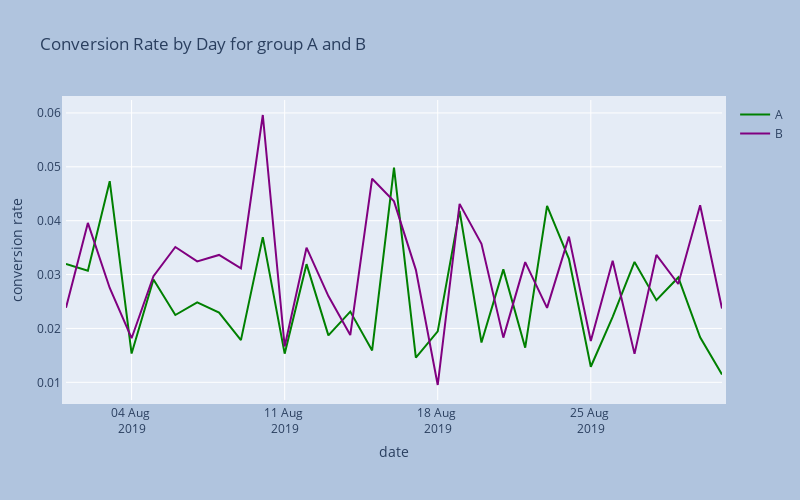

Notebook cell for this chart:
### Markdown cell above
##### 2. Plot Conversion Rate by Day for group A and B.

### Code cell
# plot daily conversion rate for groups A and B
fig = go.Figure()
fig.add_trace(go.Scatter(x = conversion_rateA['date'], 
                        y = conversion_rateA['conversionA'],
                    mode = 'lines',
                    name = 'A', line = dict(color = 'green', width = 2 )))
fig.add_trace(go.Scatter(x = conversion_rateB['date'], 
                        y = conversion_rateB['conversionB'], 
                    mode = 'lines',
                    name = 'B', line = dict(color = 'purple', width = 2 )))

fig.update_layout(autosize = False, width = 800, height = 500, margin = dict(
        l = 50, r = 50, b = 100, t = 100, pad = 4), paper_bgcolor = 'LightSteelBlue',
                  xaxis_tickformat = '%d %b <br>%Y', 
                  xaxis_title = 'date')
# Customize y-axis label
fig.update_yaxes(title_text = 'conversion rate')  # Add y-axis label
# Add title to the plot
fig.update_layout(title_text = 'Conversion Rate by Day for group A and B')
fig.update_layout(
    showlegend = True)
fig.show()

### Figure 1 — Plotly figure (JSON) as saved in the notebook; plotly's stock layout.template omitted (floating-point values rounded to 4 significant figures)
{"data": [{"line": {"color": "green", "width": 2}, "mode": "lines", "name": "A", "type": "scatter", "x": ["2019-08-01T00:00:00", "2019-08-02T00:00:00", "2019-08-03T00:00:00", "2019-08-04T00:00:00", "2019-08-05T00:00:00", "2019-08-06T00:00:00", "2019-08-07T00:00:00", "2019-08-08T00:00:00", "2019-08-09T00:00:00", "2019-08-10T00:00:00", "2019-08-11T00:00:00", "2019-08-12T00:00:00", "2019-08-13T00:00:00", "2019-08-14T00:00:00", "2019-08-15T00:00:00", "2019-08-16T00:00:00", "2019-08-17T00:00:00", "2019-08-18T00:00:00", "2019-08-19T00:00:00", "2019-08-20T00:00:00", "2019-08-21T00:00:00", "2019-08-22T00:00:00", "2019-08-23T00:00:00", "2019-08-24T00:00:00", "2019-08-25T00:00:00", "2019-08-26T00:00:00", "2019-08-27T00:00:00", "2019-08-28T00:00:00", "2019-08-29T00:00:00", "2019-08-30T00:00:00", "2019-08-31T00:00:00"], "y": [0.03199, 0.03069, 0.04734, 0.01534, 0.0291, 0.02249, 0.02484, 0.02295, 0.01783, 0.03695, 0.01532, 0.03193, 0.01872, 0.02313, 0.01592, 0.04986, 0.01456, 0.01946, 0.04183, 0.01739, 0.03096, 0.01642, 0.04274, 0.03291, 0.01288, 0.02216, 0.03235, 0.02525, 0.02946, 0.01837, 0.01144]}, {"line": {"color": "purple", "width": 2}, "mode": "lines", "name": "B", "type": "scatter", "x": ["2019-08-01T00:00:00", "2019-08-02T00:00:00", "2019-08-03T00:00:00", "2019-08-04T00:00:00", "2019-08-05T00:00:00", "2019-08-06T00:00:00", "2019-08-07T00:00:00", "2019-08-08T00:00:00", "2019-08-09T00:00:00", "2019-08-10T00:00:00", "2019-08-11T00:00:00", "2019-08-12T00:00:00", "2019-08-13T00:00:00", "2019-08-14T00:00:00", "2019-08-15T00:00:00", "2019-08-16T00:00:00", "2019-08-17T00:00:00", "2019-08-18T00:00:00", "2019-08-19T00:00:00", "2019-08-20T00:00:00", "2019-08-21T00:00:00", "2019-08-22T00:00:00", "2019-08-23T00:00:00", "2019-08-24T00:00:00", "2019-08-25T00:00:00", "2019-08-26T00:00:00", "2019-08-27T00:00:00", "2019-08-28T00:00:00", "2019-08-29T00:00:00", "2019-08-30T00:00:00", "2019-08-31T00:00:00"], "y": [0.02384, 0.03959, 0.0275, 0.01818, 0.0297, 0.03511, 0.03244, 0.03364, 0.03115, 0.05962, 0.01664, 0.03499, 0.02601, 0.01877, 0.04779, 0.04358, 0.03088, 0.009498, 0.04312, 0.03571, 0.01829, 0.03231, 0.02381, 0.03704, 0.01767, 0.03254, 0.01528, 0.03364, 0.02825, 0.04286, 0.02368]}], "layout": {"autosize": false, "height": 500, "margin": {"b": 100, "l": 50, "pad": 4, "r": 50, "t": 100}, "paper_bgcolor": "LightSteelBlue", "showlegend": true, "title": {"text": "Conversion Rate by Day for group A and B"}, "width": 800, "xaxis": {"tickformat": "%d %b <br>%Y", "title": {"text": "date"}}, "yaxis": {"title": {"text": "conversion rate"}}}}
